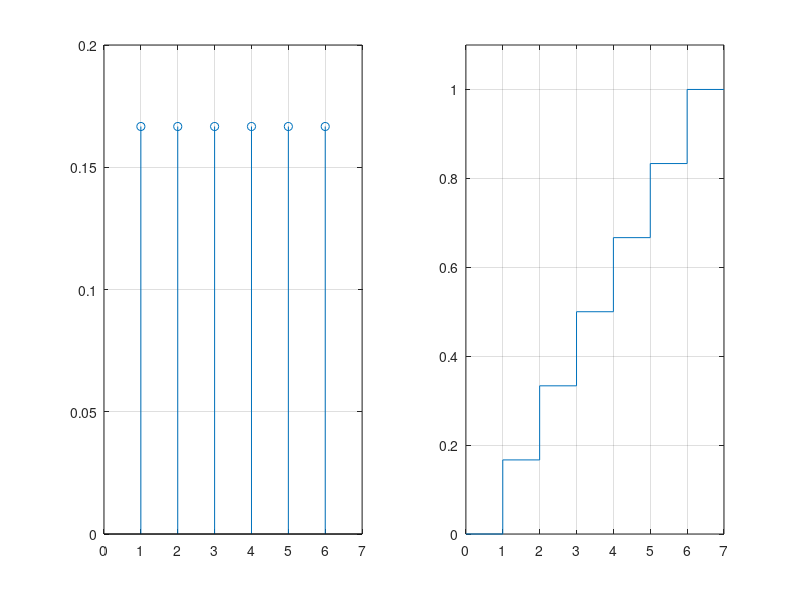

This chart was generated by the following MATLAB code:

%valores possiveis para a v.a. X
x = 1:6; 
probs = ones(1,6)/6; % cfav / cposs 
                    %função ones cria matriz com "uns", a dividir por 6
                    %fica 1/6 em todos os espaços da matriz 

figure(1)
subplot(1,2,1)  %definir as figuras dos graficos (linhas, colunas, seleçao da figura)
        
stem (x,probs) %fmp
xlim([0 7]) % limites do grafico ser de 0 a 7 
grid on %ativa grelha 

%ALINEA B)
subplot(1,2,2)
fx = cumsum(probs); %soma comulativa ex: primeira prob é 1/6 a segunda sera 2/6 ...
stairs([0 x 7], [0 fx 1]);
xlim([0 7])
ylim([0 1.1])
grid on



